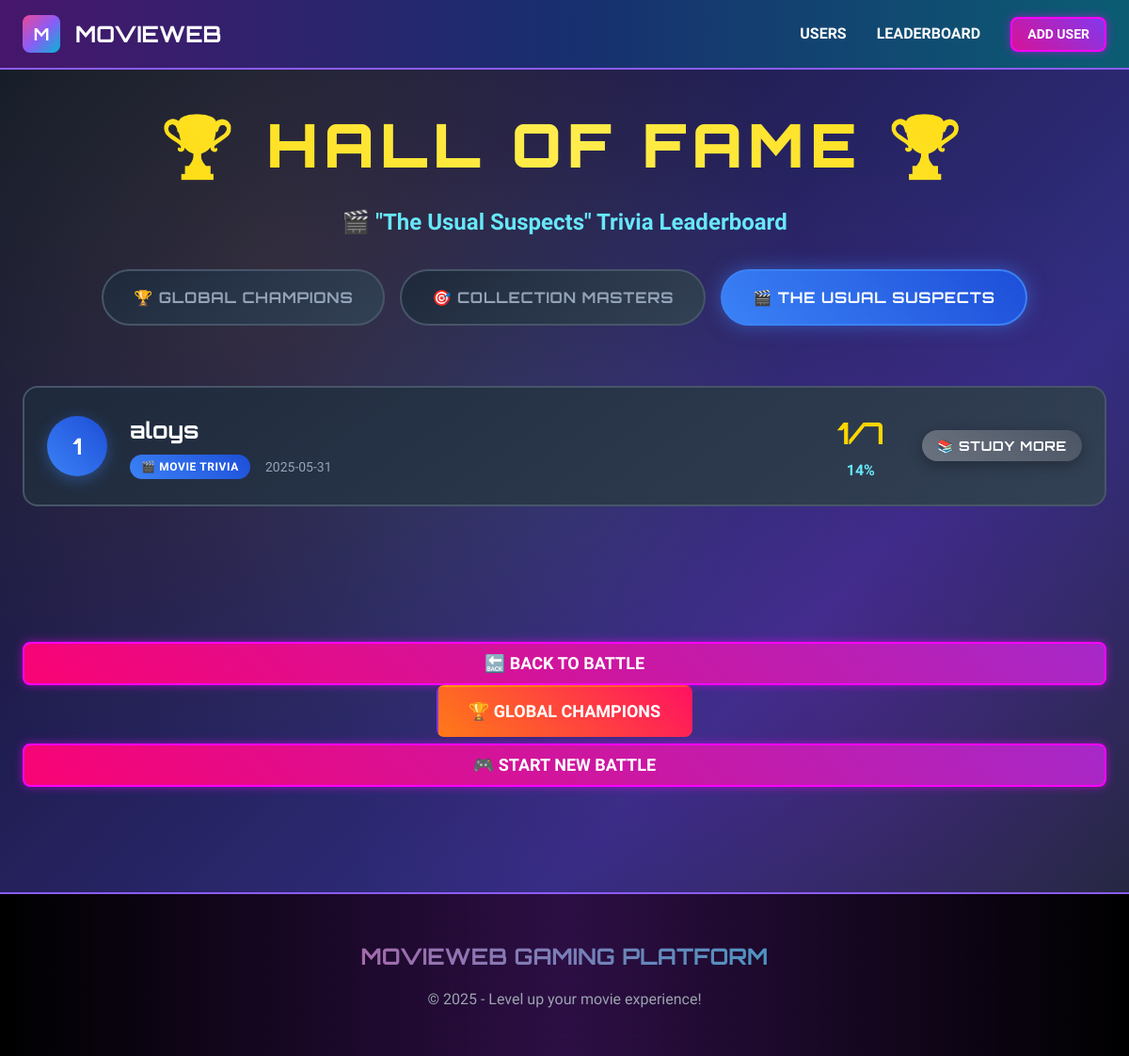
The app's page /users/3/movies/9/leaderboard with its own data.
### datamanager/data_models.py (models this page shows, shortened)
class Movie(db.Model):
    __tablename__ = 'movies'
    id = db.Column(db.Integer, primary_key=True)
    title = db.Column(db.String(200), nullable=False)
    director = db.Column(db.String(100), nullable=True)
    year = db.Column(db.Integer, nullable=True)
    rating = db.Column(db.Float, nullable=True)
    genre = db.Column(db.String(100), nullable=True)
    poster = db.Column(db.String(500), nullable=True)
    user_id = db.Column(db.Integer, db.ForeignKey('users.id'), nullable=False)
    __table_args__ = (
        db.UniqueConstraint('user_id', 'title', 'year', name='unique_user_movie'),
    )
    trivia_scores = db.relationship('TriviaScore', back_populates='movie', lazy=True)
    reviews = db.relationship('Review', backref='movie', lazy=True, cascade='all, delete-orphan')
    def to_dict(self):
        return {
            'id': self.id,
            'title': self.title,
            'director': self.director,
            'year': self.year,
            'rating': self.rating,
            'genre': self.genre,
            'poster': self.poster,
            'user_id': self.user_id
        }

class TriviaScore(db.Model):
    __tablename__ = 'trivia_scores'
    id = db.Column(db.Integer, primary_key=True)
    user_id = db.Column(db.Integer, db.ForeignKey('users.id'), nullable=False)
    trivia_type = db.Column(db.String(20), nullable=False)
    movie_id = db.Column(db.Integer, db.ForeignKey('movies.id'), nullable=True)
    score = db.Column(db.Integer, nullable=False)
    total_questions = db.Column(db.Integer, nullable=False)
    percentage = db.Column(db.Integer, nullable=False)
    completion_time = db.Column(db.Integer, nullable=True)  # Time in seconds
    created_at = db.Column(db.DateTime, default=db.func.current_timestamp())
    user = db.relationship('User', back_populates='trivia_scores')
    movie = db.relationship('Movie', back_populates='trivia_scores')
    def to_dict(self):
        return {
            'id': self.id,
            'user_id': self.user_id,
            'trivia_type': self.trivia_type,
            'movie_id': self.movie_id,
            'score': self.score,
            'total_questions': self.total_questions,
            'percentage': self.percentage,
            'completion_time': self.completion_time,
            'created_at': self.created_at.isoformat() if self.created_at else None
        }

class User(db.Model):
    __tablename__ = 'users'
    id = db.Column(db.Integer, primary_key=True)
    name = db.Column(db.String(100), nullable=False)
    email = db.Column(db.String(120), unique=True, nullable=False)
    trivia_scores = db.relationship('TriviaScore', back_populates= 'user', lazy=True)
    movies = db.relationship('Movie', backref='user', lazy=True, cascade='all, delete-orphan')
    def to_dict(self):
        return {
            'id': self.id,
            'name': self.name,
            'email': self.email
        }

### routes/trivia_routes.py (the view)
@trivia_bp.route('/users/<int:user_id>/movies/<int:movie_id>/leaderboard')
@require_user_and_movie
def movie_leaderboard(user_id, movie_id, user, movie):
    try:
        leaderboard = trivia_service.get_leaderboard('movie', movie_id=movie_id, limit=15)
        return render_template('leaderboard.html',
                               leaderboard=leaderboard,
                               leaderboard_type='movie',
                               title=f'🎬 "{movie["title"]}" Trivia Leaderboard',
                               movie=movie,
                               back_url=url_for('movies.movie_detail', user_id=user_id, movie_id=movie_id))
    except Exception as e:
        flash(f'Error loading movie leaderboard: {str(e)}', 'error')
        return redirect(url_for('movies.movie_detail', user_id=user_id, movie_id=movie_id))

### datamanager/sqlite_data_manager.py (called while the page is built)
    def get_all_users(self):
        users = User.query.all()
        return [user.to_dict() for user in users]

    def get_user_movies(self, user_id):
        user = User.query.get(user_id)
        if user:
            return [movie.to_dict() for movie in user.movies]
        return []

    def get_movie_leaderboard(self, movie_id, limit=10):
        from .data_models import TriviaScore, User
        scores = db.session.query(TriviaScore, User).join(User).filter(
            TriviaScore.movie_id == movie_id,
            TriviaScore.trivia_type == 'movie'
        ).order_by(
            TriviaScore.percentage.desc(),
            TriviaScore.score.desc(),
            TriviaScore.created_at.asc()
        ).limit(limit).all()
        leaderboard = []
        for score, user in scores:
            entry = score.to_dict()
            entry['user_name'] = user.name
            leaderboard.append(entry)
        return leaderboard

### services/movie_service.py (called while the page is built)
    def get_user_movies(self, user_id):
        try:
            return self.data_manager.get_user_movies(user_id)
        except SQLAlchemyError as e:
            raise DatabaseError('fetching user movies', e)

    def get_movie_for_user(self, user_id, movie_id):
        movies = self.get_user_movies(user_id)
        movie = next((m for m in movies if m['id'] == movie_id), None)
        if not movie:
            raise MovieNotFoundError(movie_id)
        return movie

### services/user_service.py (called while the page is built)
    def get_all_users(self):
        try:
            return self.data_manager.get_all_users()
        except SQLAlchemyError as e:
            raise DatabaseError('fetching users', e)

    def get_user_by_id(self, user_id):
        users = self.get_all_users()
        user = next((u for u in users if u['id'] == user_id), None)
        if not user:
            raise UserNotFoundError(user_id)
        return user

### utils/template_helpers.py (called while the page is built)
def get_performance_badge(percentage):
    if percentage >= TriviaConfig.MASTER_THRESHOLD:
        return {"text": "Movie Master", "emoji": "🏆", "class": "master"}
    elif percentage >= TriviaConfig.EXPERT_THRESHOLD:
        return {"text": "Cinema Expert", "emoji": "🌟", "class": "expert"}
    elif percentage >= TriviaConfig.BUFF_THRESHOLD:
        return {"text": "Movie Buff", "emoji": "🎬", "class": "buff"}
    elif percentage >= TriviaConfig.LEARNING_THRESHOLD:
        return {"text": "Getting There", "emoji": "🍿", "class": "learning"}
    else:
        return {"text": "Study More", "emoji": "📚", "class": "learning"}

### templates/leaderboard.html (shortened to what this page needs)
{% extends "base.html" %}
{% block extra_css %}
<link rel="stylesheet" href="{{ url_for('static', filename='css/gaming-leaderboard.css') }}">
{% endblock %}
{% block content %}
<div class="leaderboard-arena">
    <div class="leaderboard-container">
        <div class="leaderboard-header float-up opacity-0">
            <h1 class="leaderboard-title">
                🏆 HALL OF FAME 🏆
            </h1>
            <p class="leaderboard-subtitle">
                {{ title }}
            </p>
            <div class="leaderboard-tabs">
                <a href="{{ url_for('trivia.global_leaderboard') }}"
                   class="leaderboard-tab {% if leaderboard_type == 'global' %}active{% endif %}">
                    🏆 Global Champions
                </a>
                <a href="{{ url_for('trivia.collection_leaderboard') }}"
                   class="leaderboard-tab {% if leaderboard_type == 'collection' %}active{% endif %}">
                    🎯 Collection Masters
                </a>
                {% if leaderboard_type == 'movie' and movie %}
                    <span class="leaderboard-tab active">
                        🎬 {{ movie.title | truncate_text(20) }}
                    </span>
                {% endif %}
            </div>
        </div>
        {% if leaderboard %}
            <div class="leaderboard-list">
                {% for entry in leaderboard %}
                    {% if loop.index > 3 or leaderboard | length <= 3 %}
                    <div class="leaderboard-entry rank-{{ loop.index }}">
                        <div class="rank-badge">
                            {% if loop.index <= 10 %}
                                {{ loop.index }}
                            {% else %}
                                #{{ loop.index }}
                            {% endif %}
                        </div>
                        <div class="player-info">
                            <div class="player-name">{{ entry.user_name | truncate_text(25) }}</div>
                            <div class="player-details">
                                {% set trivia_info = format_trivia_type(entry.trivia_type) %}
                                <span class="trivia-type-badge trivia-type-{{ entry.trivia_type }}">
                                    {{ trivia_info.emoji }} {{ trivia_info.text }}
                                </span>
                                <span class="entry-date">{{ entry.created_at | format_date('short') }}</span>
                            </div>
                        </div>
                        <div class="score-display">
                            <div class="score-main">{{ entry.score }}/{{ entry.total_questions }}</div>
                            <div class="score-percentage">{{ entry.percentage }}%</div>
                        </div>
                        <div class="performance-indicator">
                            {% set performance = get_performance_badge(entry.percentage) %}
                            <span class="performance-badge performance-{{ performance.class }}">
                                {{ performance.emoji }} {{ performance.text }}
                            </span>
                        </div>
                    </div>
                    {% endif %}
                {% endfor %}
            </div>
        {% endif %}
        <div class="section" style="text-align: center; margin-top: 4rem;">
            {% if back_url %}
                <a href="{{ back_url }}" class="neon-btn btn-lg">🔙 BACK TO BATTLE</a>
            {% else %}
                <a href="{{ url_for('users.list_users') }}" class="neon-btn btn-lg">👥 ALL PLAYERS</a>
            {% endif %}
            {% if leaderboard_type != 'global' %}
                <a href="{{ url_for('trivia.global_leaderboard') }}" class="trivia-btn btn-lg">
                    🏆 GLOBAL CHAMPIONS
                </a>
            {% endif %}
            <a href="{{ url_for('users.list_users') }}" class="neon-btn btn-lg">
                🎮 START NEW BATTLE
            </a>
        </div>
    </div>
</div>
{% endblock %}

### static/css/gaming-base.css (style rules this page uses)
* { margin: 0; padding: 0; box-sizing: border-box; }
body { font-family: 'Exo 2', sans-serif; background: #000; color: #fff; min-height: 100vh; overflow-x: hidden; }
.float-up { animation: floatUp 0.6s ease-out forwards; opacity: 0; }
.float-up:nth-child(1) { animation-delay: 0.1s; }
.neon-btn { background: linear-gradient(45deg, #ff006e, #8338ec, #3a86ff); background-size: 300% 300%; animation: gradientShift 3s ease infinite; border: 2px solid #ff00ff; box-shadow: 0 0 10px rgba(255, 0, 255, 0.5); transition: all 0.3s ease; padding: 0.5rem 1.5rem; border-radius: 0.5rem; font-weight: bold; color: #fff; text-decoration: none; display: inline-flex; text-align: center; cursor: pointer; position: relative; }
.neon-btn.btn-lg { display: flex !important; align-items: center !important; justify-content: center !important; text-align: center !important; line-height: 1 !important; white-space: nowrap !important; }
.trivia-btn { background: linear-gradient(45deg, #ff9a00, #ff006e, #8338ec); background-size: 300% 300%; animation: gradientShift 2s ease infinite; position: relative; overflow: hidden; border: 2px solid transparent; padding: 0.5rem 1.5rem; border-radius: 0.5rem; font-weight: bold; color: #fff; text-decoration: none; display: inline-block; cursor: pointer; transition: all 0.3s ease; }
.trivia-btn::before { content: '⚡'; position: absolute; top: 50%; left: -30px; transform: translateY(-50%); font-size: 1.2em; opacity: 0; transition: all 0.3s ease; }
.btn-lg { padding: 0.75rem 2rem; font-size: 1.125rem; }
.section { position: relative; padding: 5rem 0; }

### records on screen
Movie: title "THE USUAL SUSPECTS"
TriviaScore: user_name "aloys", emoji "🎬", text "MOVIE TRIVIA", created_at "2025-05-31", percentage "14", emoji "📚", text "STUDY MORE"

### other values on screen
{{ title }} "🎬 \"The Usual Suspects\" Trivia Leaderboard"
